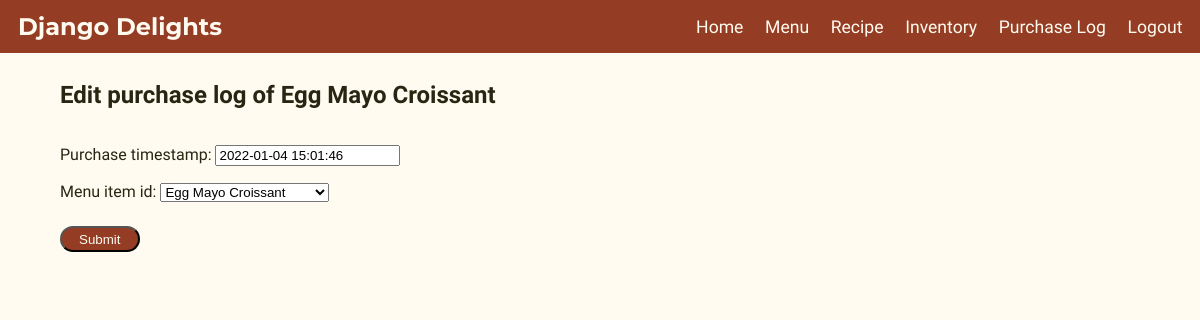
/purchase_log/edit/1 (signed in), run on the app's committed database.
### inventory_tracker/models.py (models this page shows, shortened)
class PurchaseLog(models.Model):
    purchase_timestamp = models.DateTimeField(default=now)
    menu_item_id = models.ForeignKey('MenuItem', on_delete=models.CASCADE)

class MenuItem(models.Model):
    menu_item_name = models.CharField(max_length=30, verbose_name = "Item Name")
    menu_item_desc = models.CharField(max_length=500, verbose_name = "Item Description")
    menu_item_price = models.FloatField(verbose_name = "Item Price")
    menu_category = models.ForeignKey('MenuItemCategory', on_delete=models.CASCADE, verbose_name = "Item Category")
    class Meta:
        ordering = ["menu_item_name"]
        verbose_name = "Menu"
    def __str__(self):
        return self.menu_item_name

### inventory_tracker/views.py (the view)
# urls.py: path('purchase_log/edit/<int:pk>', views.PurchaseUpdate.as_view(), name="purchase_update"),
class PurchaseUpdate(LoginRequiredMixin, UpdateView):
    model = PurchaseLog
    template_name = "inventory_tracker/purchase_update.html"
    form_class = PurchaseForm

### inventory_tracker/forms.py (shortened to what this page needs)
class PurchaseForm(forms.ModelForm):
    class Meta:
        model = PurchaseLog
        fields = "__all__"

### inventory_tracker/templates/inventory_tracker/purchase_update.html (shortened to what this page needs)
{% extends "inventory_tracker/base.html" %}
{% load static %}
{% block head %}
<link rel="stylesheet" href="{% static 'inventory_tracker/style.css' %}">
{% endblock %}
{% block content %}
<div class="container body-container">
    <h2>Edit purchase log of {{ object.menu_item_id.menu_item_name }}</h2>
<form method="POST">
  {{ form.as_p }}
  <input type="submit" value="Submit"/>
</form>
</div>
{% endblock %}

### inventory_tracker/static/inventory_tracker/style.css (style rules this page uses)
body { width:100%; height:100%; top:0; left:0; margin:0; padding:0; position:relative; background-color:#fffbf0; max-width: 100vw; color:#282612; font-family: 'Work Sans', sans-serif; font-size:1em; }
.body-container { width:90%; margin-left:5%; padding:0; display:flex; flex-direction:column; margin-top:0.5em; margin-bottom:10%; justify-content:flex-start; }
.body-container p, ul, ol, form { align-self:flex-start; }
.body-container h2 { text-align:left; align-self: flex-start; }
.add-btn, input[type=submit] { margin-top:2.5%; background-color:#943d24; color:#fffbf0; padding:1% 5%; transition:1s; border-radius:2em; }

### data on the page
PurchaseLog: menu_item_id.menu_item_name "Egg Mayo Croissant", purchase_timestamp "2022-01-04 15:01:46", menu_item_id "Egg Mayo Croissant"
